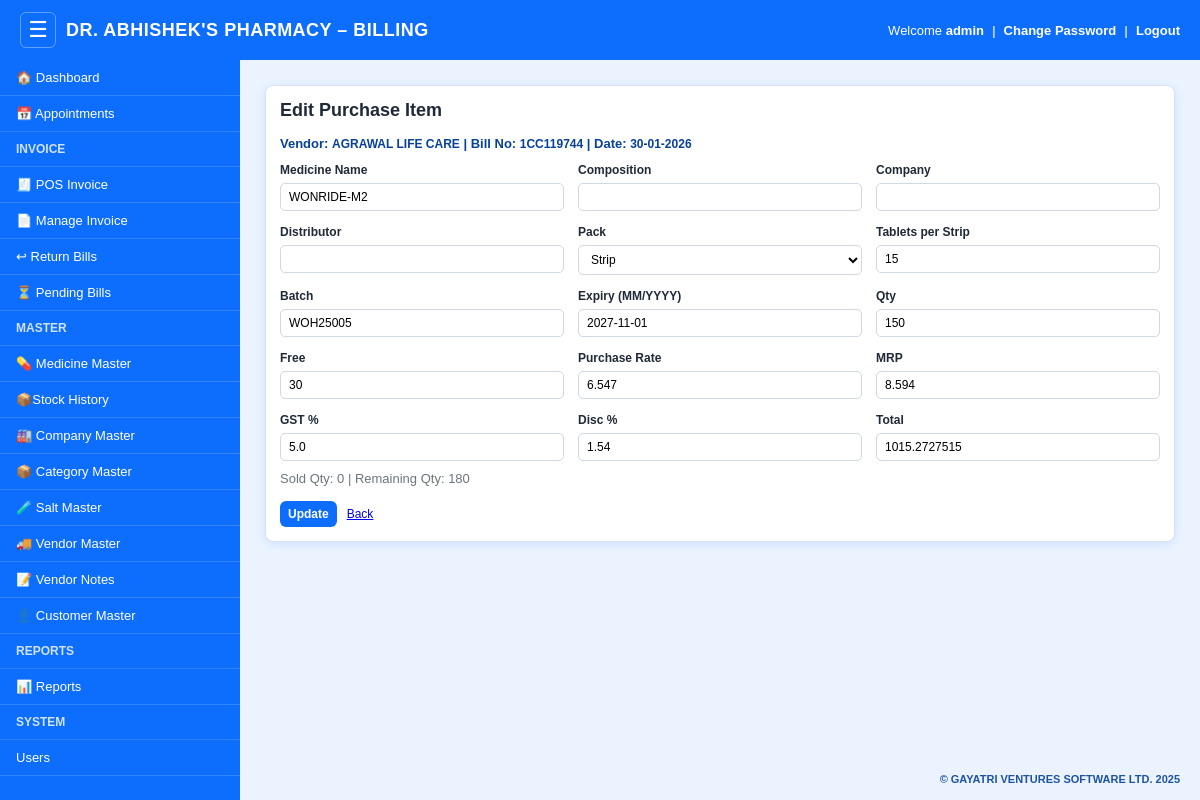
Page /vendor/purchase-item/edit/169 (signed in) on the committed database.
### models.py (models this page shows)
class VendorPurchase(db.Model):
    __tablename__ = "vendor_purchase"
    id = db.Column(db.Integer, primary_key=True)
    vendor_id = db.Column(db.Integer, nullable=False)
    purchase_no = db.Column(db.String(30), unique=True)
    invoice_no = db.Column(db.String(60))
    purchase_date = db.Column(db.DateTime, default=datetime.utcnow)
    payment_mode = db.Column(db.String(30))
    payment_status = db.Column(db.String(30))
    paid_amount = db.Column(db.Float, default=0)
    subtotal = db.Column(db.Float, default=0)
    gst_total = db.Column(db.Float, default=0)
    discount_total = db.Column(db.Float, default=0)
    total_amount = db.Column(db.Float, default=0)
    created_by = db.Column(db.String(50))
    created_at = db.Column(db.DateTime, default=datetime.utcnow)

class Vendor(db.Model):
    __tablename__ = "vendor"
    id = db.Column(db.Integer, primary_key=True)
    name = db.Column(db.String(150), nullable=False)
    mobile = db.Column(db.String(20))
    email = db.Column(db.String(120))
    gst_no = db.Column(db.String(30))
    shop_name = db.Column(db.String(150))
    area = db.Column(db.String(150))
    city = db.Column(db.String(100))
    state = db.Column(db.String(100))
    pincode = db.Column(db.String(20))
    address = db.Column(db.String(255))
    vendor_type = db.Column(db.String(50))
    credit_days = db.Column(db.Integer, default=0)
    credit_limit = db.Column(db.Float, default=0)
    bank_name = db.Column(db.String(100))
    account_holder_name = db.Column(db.String(150))
    account_no = db.Column(db.String(50))
    ifsc = db.Column(db.String(20))
    upi = db.Column(db.String(50))
    categories = db.Column(db.String(255))
    salts = db.Column(db.String(255))
    last_purchase_date = db.Column(db.Date)
    total_purchases = db.Column(db.Float, default=0)
    outstanding_balance = db.Column(db.Float, default=0)
    payment_status = db.Column(db.String(30))
    rate_history = db.Column(db.Text)
    default_payment_mode = db.Column(db.String(20))
    notes = db.Column(db.Text)
    attachment_ref = db.Column(db.String(255))
    is_active = db.Column(db.Boolean, default=True)
    created_at = db.Column(db.DateTime, default=datetime.utcnow)

class VendorPurchaseItem(db.Model):
    __tablename__ = "vendor_purchase_item"
    id = db.Column(db.Integer, primary_key=True)
    purchase_id = db.Column(db.Integer, nullable=False)
    vendor_id = db.Column(db.Integer, nullable=False)
    medicine_id = db.Column(db.Integer)
    medicine_name = db.Column(db.String(150))
    composition = db.Column(db.String(255))
    company = db.Column(db.String(150))
    distributor_name = db.Column(db.String(150))
    pack_type = db.Column(db.String(50))
    pack_qty = db.Column(db.Integer)
    batch = db.Column(db.String(50))
    expiry = db.Column(db.String(10))
    qty = db.Column(db.Integer, default=0)
    free_qty = db.Column(db.Integer, default=0)
    remaining_qty = db.Column(db.Integer, default=0)
    purchase_rate = db.Column(db.Float, default=0)
    mrp = db.Column(db.Float, default=0)
    gst_percent = db.Column(db.Float, default=0)
    discount_percent = db.Column(db.Float, default=0)
    total_value = db.Column(db.Float, default=0)
    created_at = db.Column(db.DateTime, default=datetime.utcnow)

### app.py (the view, shortened to what this page needs)
@app.route("/vendor/purchase-item/edit/<int:item_id>", methods=["GET", "POST"])
@login_required
def edit_vendor_purchase_item(item_id):
    item = VendorPurchaseItem.query.get_or_404(item_id)
    purchase = VendorPurchase.query.get(item.purchase_id)
    vendor = Vendor.query.get(item.vendor_id)
    med = Medicine.query.get(item.medicine_id) if item.medicine_id else None
    if not med:
        med = find_medicine_by_name_batch(item.medicine_name, item.batch)
    old_total_qty = to_int(item.qty) + to_int(item.free_qty)
    sold_qty = old_total_qty - to_int(item.remaining_qty)
    if sold_qty < 0:
        sold_qty = 0
    return render_template(
        "edit_purchase_item.html",
        item=item,
        vendor=vendor,
        purchase=purchase,
        sold_qty=sold_qty
    )

### app.py (called while the page is built)
def to_int(val):
    return int(val) if val not in (None, "", " ") else 0

def login_required(f):
    @wraps(f)
    def w(*args, **kwargs):
        if not session.get("user_id"):
            return redirect("/login")
        return f(*args, **kwargs)
    return w

### templates/edit_purchase_item.html (shortened to what this page needs)
{% extends "base.html" %}
{% block body %}
<div class="card">
    <h2>Edit Purchase Item</h2>
    <div class="meta">
        Vendor: <b>{{ vendor.name if vendor else '-' }}</b> |
        Bill No: <b>{{ purchase.invoice_no if purchase and purchase.invoice_no else (purchase.purchase_no if purchase else '-') }}</b> |
        Date: <b>{{ purchase.purchase_date.strftime('%d-%m-%Y') if purchase and purchase.purchase_date else '-' }}</b>
    </div>
    <form method="POST" id="editPurchaseForm">
        <div class="grid">
            <div>
                <label>Medicine Name</label>
                <input type="text" name="medicine_name" required value="{{ item.medicine_name }}">
            </div>
            <div>
                <label>Composition</label>
                <input type="text" name="composition" value="{{ item.composition or '' }}">
            </div>
            <div>
                <label>Company</label>
                <input type="text" name="company" value="{{ item.company or '' }}">
            </div>
            <div>
                <label>Distributor</label>
                <input type="text" name="distributor_name" value="{{ item.distributor_name or '' }}">
            </div>
            <div>
                <label>Pack</label>
                <select name="pack_type" class="pack-type">
                    <option {% if item.pack_type == 'Strip' %}selected{% endif %}>Strip</option>
                </select>
            </div>
            <div>
                <label id="packQtyLabel">Units per Pack</label>
                <input type="number" name="pack_qty" min="1" step="1" value="{{ item.pack_qty or '' }}">
            </div>
            <div>
                <label>Batch</label>
                <input type="text" name="batch" required value="{{ item.batch }}">
            </div>
            <div>
                <label>Expiry (MM/YYYY)</label>
                <input type="text" name="expiry" required placeholder="MM/YYYY" value="{{ item.expiry }}">
            </div>
            <div>
                <label>Qty</label>
                <input type="number" name="qty" min="0" value="{{ item.qty or 0 }}">
            </div>
            <div>
                <label>Free</label>
                <input type="number" name="free_qty" min="0" value="{{ item.free_qty or 0 }}">
            </div>
            <div>
                <label>Purchase Rate</label>
                <input type="number" step="any" inputmode="decimal" class="decimal-input" name="purchase_rate" value="{{ item.purchase_rate or 0 }}">
            </div>
            <div>
                <label>MRP</label>
                <input type="number" step="any" inputmode="decimal" class="decimal-input" name="mrp" value="{{ item.mrp or 0 }}">
            </div>
            <div>
                <label>GST %</label>
                <input type="number" step="any" inputmode="decimal" class="decimal-input" name="gst_percent" value="{{ item.gst_percent or 0 }}">
            </div>
            <div>
                <label>Disc %</label>
                <input type="number" step="any" inputmode="decimal" class="decimal-input" name="discount_percent" value="{{ item.discount_percent or 0 }}">
            </div>
            <div>
                <label>Total</label>
                <input type="number" step="any" inputmode="decimal" class="decimal-input" name="total_value" readonly value="{{ item.total_value or 0 }}">
            </div>
        </div>
        <div class="note">
            Sold Qty: {{ sold_qty }} | Remaining Qty: {{ item.remaining_qty }}
        </div>
        <div class="actions">
            <button class="btn" type="submit">Update</button>
            <a href="/vendor/edit/{{ item.vendor_id }}">Back</a>
        </div>
    </form>
</div>
{% endblock %}

### templates/base.html (shortened to what this page needs)
<!DOCTYPE html>
<html>
<head>
</head>
<body>
    <div class="topbar">
        <div class="topbar-left">
            <button id="sidebarToggle" class="menu-toggle" type="button" aria-label="Toggle menu" aria-expanded="true">&#9776;</button>
            <div class="title">DR. ABHISHEK'S PHARMACY – BILLING</div>
        </div>
        <div class="right">
            <span class="welcome-text">Welcome <b>{{ session.get("username") }}</b></span>
            <span class="divider">|</span>
            <a href="/change-password">Change Password</a>
            <span class="divider">|</span>
            <a href="/logout">Logout</a>
        </div>
    </div>
    <div class="sidebar">
        <a href="/" class="{% if request.path == '/' %}active{% endif %}">🏠 Dashboard</a>
        <a href="/appointments" class="{% if request.path.startswith('/appointments') %}active{% endif %}">&#128197; Appointments</a>
        <h4>Invoice</h4>
        <a href="/billing">🧾 POS Invoice</a>
        <a href="/invoices">📄 Manage Invoice</a>
        <a href="/return-bills">&#8617; Return Bills</a>
        <a href="/pending-bills">&#9203; Pending Bills</a>
        <h4>Master</h4>
        {% if session.get("role") == "admin" or session.get("can_view_medicine") or session.get("can_add_medicine") or session.get("can_edit_medicine") or session.get("can_delete_medicine") %}
<a href="/medicines">💊 Medicine Master</a>
{% endif %}
        {% if session.get("role") == "admin" or session.get("can_view_stock_history") %}
<li>
  <a href="/stock-history">
    📦Stock History
  </a>
</li>
{% endif %}
        <a href="/company">🏭 Company Master</a>
        <a href="/category">📦 Category Master</a>
        <a href="/salt">🧪 Salt Master</a>
        <a href="/vendor">🚚 Vendor Master</a>
        {% if session.get("role") == "admin" or session.get("can_invoice_action") %}
        <a href="/vendor-notes">&#128221; Vendor Notes</a>
        {% endif %}
        <a href="/customer">👤 Customer Master</a>
        <h4>Reports</h4>
        {% if session.get("role") == "admin" or session.get("can_view_reports") %}
<a href="/reports">📊 Reports</a>
{% endif %}
        {% if session.get("role") == "admin" %}
<h4>System</h4>
<a href="/users">Users</a>
{% endif %}
    </div>
    <div class="content dashboard-container">
        <div class="content-inner">
            {% block body %}{% endblock %}
        </div>
    </div>
<div class="app-footer">
    © GAYATRI VENTURES SOFTWARE LTD. 2025
</div>
</body>
</html>

### templates/base.html (style rules this page uses)
* { box-sizing: border-box; }
body { margin: 0; font-family: Arial, sans-serif; background: #eaf3ff; }
.topbar { position: fixed; top: 0; left: 0; height: 60px; width: 100%; background: #0d6efd; color: #fff; display: flex; align-items: center; justify-content: space-between; padding: 0 20px; z-index: 1000; }
.topbar .title { font-size: 20px; font-weight: bold; letter-spacing: 0.5px; }
.topbar-left { display: flex; align-items: center; gap: 10px; min-width: 0; }
.menu-toggle { width: 36px; height: 36px; border: 1px solid rgba(255,255,255,0.35); background: transparent; color: #fff; border-radius: 6px; cursor: pointer; font-size: 22px; line-height: 1; display: inline-flex; align-items: center; justify-content: center; }
.topbar .right a { color: #fff; text-decoration: none; margin-left: 15px; font-weight: bold; }
.topbar .right { display: flex; align-items: center; gap: 8px; min-width: 0; white-space: nowrap; }
.topbar .right a { margin-left: 0; }
.topbar .right .divider { opacity: 0.7; font-weight: 600; }
.sidebar { position: fixed; top: 60px; left: 0; width: 240px; height: calc(100vh - 60px); background: #0d6efd; overflow-y: auto; transition: transform 0.2s ease-in-out; }
.sidebar h4 { padding: 12px 20px; margin: 0; font-size: 14px; color: #cfe2ff; text-transform: uppercase; border-bottom: 1px solid rgba(255,255,255,0.15); }
.sidebar a { display: block; padding: 12px 20px; color: #fff; text-decoration: none; font-size: 15px; border-bottom: 1px solid rgba(255,255,255,0.15); }
.content { margin-left: 240px; margin-top: 60px; padding: 25px; min-height: calc(100vh - 60px); transition: all 0.2s ease-in-out; }
.app-footer { position: fixed; right: 20px; bottom: 15px; font-size: 13px; font-weight: 600; color: #084298; opacity: 0.9; z-index: 9999; pointer-events: none; }
:root { --primary: #0d6efd; --primary-dark: #084298; --success: #198754; --danger: #dc3545; --warning: #ffc107; --muted: #6c757d; --bg: #eaf3ff; --card: #ffffff; --border: #d9e2ef; --shadow: 0 2px 10px rgba(13, 110, 253, 0.12); --text: #1f2937; }
body { background: var(--bg); color: var(--text); }
.topbar { background: var(--primary); gap: 10px; }
.sidebar { background: var(--primary); }
.sidebar ul, .sidebar li { list-style: none; margin: 0; padding: 0; }
.content { overflow-x: auto; }
.content-inner { max-width: 1400px; width: 100%; margin: 0 auto; display: flex; flex-direction: column; gap: 18px; }
.content .card, .content .form-card { background: var(--card); padding: 18px; border-radius: 8px; box-shadow: var(--shadow); border: 1px solid var(--border); width: 100%; overflow-x: auto; }
.content .card h2, .content .card h3, .content .form-card h2, .content .form-card h3 { margin-top: 0; }
.btn, .add-btn, .btn-add, .btn-edit, .btn-pass, .btn-del, .restore, .delete { display: inline-block; padding: 8px 14px; border-radius: 6px; text-decoration: none; font-size: 14px; font-weight: 600; border: none; cursor: pointer; }
.btn, .btn-primary, .btn-edit { background: var(--primary); color: #fff; }
.form-control, .content input:not([type="checkbox"]):not([type="radio"]), .content select, .content textarea { width: 100%; padding: 8px 10px; border: 1px solid #cfd8e3; border-radius: 5px; font-size: 14px; background: #fff; }
.topbar .title { font-size: 18px !important; }
.topbar .right, .topbar .right a { font-size: 13px !important; }
.sidebar h4 { font-size: 12px !important; padding: 10px 16px !important; }
.sidebar a { font-size: 13px !important; padding: 10px 16px !important; }
.content h2 { font-size: 18px !important; }
.content p, .content li, .content label, .content span, .content a, .content td, .content th, .content small, .content strong, .content b, .content input:not([type="checkbox"]):not([type="radio"]), .content select, .content textarea, .content button, .content .btn, .content .add-btn, .content .btn-add, .content .btn-edit, .content .btn-pass, .content .btn-del, .content .filter-btn, .content .delete-btn { font-size: 12px !important; }
.content input:not([type="checkbox"]):not([type="radio"]), .content select, .content textarea, .content button, .content .btn { padding: 6px 8px !important; }
.content .card, .content .form-card { padding: 14px !important; }
.app-footer { font-size: 11px !important; }

### rows in the picture
VendorPurchase: get "admin", invoice_no "1CC119744", purchase_date "30-01-2026"
Vendor: name "AGRAWAL LIFE CARE"
VendorPurchaseItem: medicine_name "WONRIDE-M2", pack_type "Strip", pack_qty "15", batch "WOH25005", expiry "2027-11-01", qty "150", free_qty "30", purchase_rate "6.547", mrp "8.594", gst_percent "5.0", discount_percent "1.54", total_value "1015.2727515", remaining_qty "180"

### other values in the picture
{{ sold_qty }} "0"
